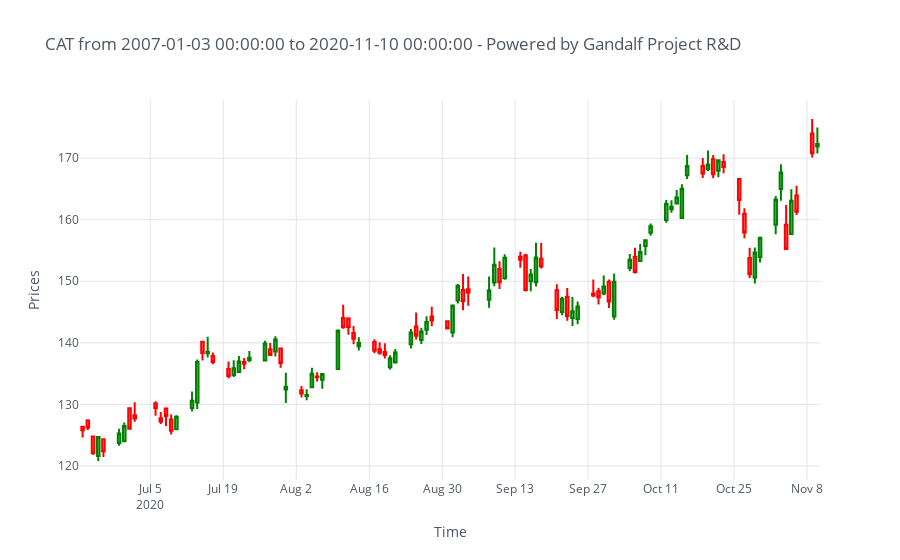

Notebook code for this chart:
### Code cell
import cufflinks as cf
from plotly.offline import download_plotlyjs, init_notebook_mode, plot, iplot
init_notebook_mode(connected=True)
cf.go_offline()
%matplotlib inline

graph_title = ticker + " from " + str(dataset.index[0]) + " to " \
                                + str(dataset.index[-1]) + " - Powered by Gandalf Project R&D"
dataset.tail(100).iplot(kind = 'candle', theme = 'white',
                       up_color = 'green', down_color = 'red',
                       title = graph_title, xTitle = "Time", yTitle = "Prices")
